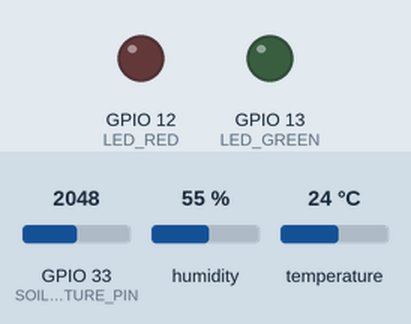
Recording of a sketch running on a simulated ESP32. On the bench: output pins drawn as LEDs (lit = HIGH). The test bench sets the inputs (shaded band); at power-on: GPIO 33 (SOIL_MOISTURE_PIN) = 2048, humidity 55 %, temperature 24 °C. WiFi joins after 1.5 s; servers stay silent unless stated; uploads are accepted with an empty reply; the camera gives no picture; what the sketch prints to the serial monitor is not drawn.

Above: at 0.0 s.
At 1.1 s:
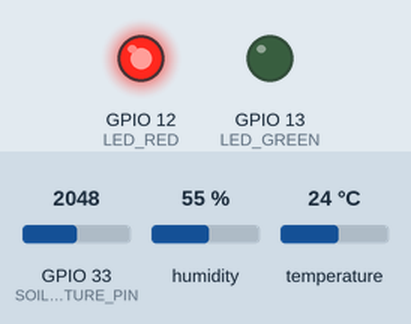
At 3.4 s:
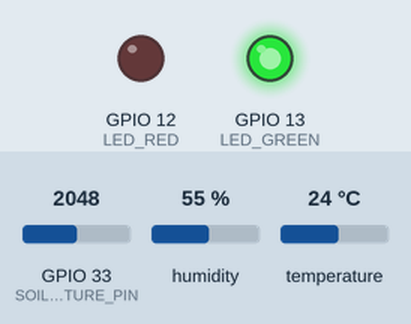
Timing chart, 0 to 4.9 s (numbered marks = the images above):
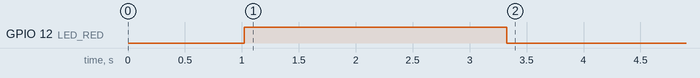

The sketch:

tomato_guard_arduino.ino
```cpp
#include "esp_camera.h"
#include <WiFi.h>
#include <HTTPClient.h>
#include "DHT.h"
#include <ArduinoJson.h>

// ═════════════════════════════════════════════════════════════
// 🔴 UPDATE ONLY THESE 4 VALUES
// ═════════════════════════════════════════════════════════════

const char* ssid = "dtechel_hub";
const char* password = "6473@develisa";
const char* BACKEND_URL = "http://192.168.1.102:8000";  // Your local backend
const char* FARM_ID = "81db3508-b9df-4543-82ce-a12d7b5e1667";

// ═════════════════════════════════════════════════════════════
// DHT11 SENSOR
// ═════════════════════════════════════════════════════════════

#define DHTPIN 14
#define DHTTYPE DHT11
#define SOIL_MOISTURE_PIN 33  // Add soil moisture if available

DHT dht(DHTPIN, DHTTYPE);

// ═════════════════════════════════════════════════════════════
// CAMERA PINS (AI Thinker)
// ═════════════════════════════════════════════════════════════

#define PWDN_GPIO_NUM     32
#define RESET_GPIO_NUM    -1
#define XCLK_GPIO_NUM      0
#define SIOD_GPIO_NUM     26
#define SIOC_GPIO_NUM     27

#define Y9_GPIO_NUM       35
#define Y8_GPIO_NUM       34
#define Y7_GPIO_NUM       39
#define Y6_GPIO_NUM       36
#define Y5_GPIO_NUM       21
#define Y4_GPIO_NUM       19
#define Y3_GPIO_NUM       18
#define Y2_GPIO_NUM        5
#define VSYNC_GPIO_NUM    25
#define HREF_GPIO_NUM     23
#define PCLK_GPIO_NUM     22

#define LED_RED 12
#define LED_GREEN 13

// ═════════════════════════════════════════════════════════════
// GLOBALS
// ═════════════════════════════════════════════════════════════

unsigned long lastSensorTime = 0;
unsigned long lastImageTime = 0;
const unsigned long SENSOR_INTERVAL = 10000;   // 10 seconds
const unsigned long IMAGE_INTERVAL = 60000;    // 60 seconds
const char* ZONE_CODE = "A1";

// ═════════════════════════════════════════════════════════════
// SETUP CAMERA
// ═════════════════════════════════════════════════════════════

void startCamera() {
  camera_config_t config;

  config.ledc_channel = LEDC_CHANNEL_0;
  config.ledc_timer   = LEDC_TIMER_0;
  config.pin_d0       = Y2_GPIO_NUM;
  config.pin_d1       = Y3_GPIO_NUM;
  config.pin_d2       = Y4_GPIO_NUM;
  config.pin_d3       = Y5_GPIO_NUM;
  config.pin_d4       = Y6_GPIO_NUM;
  config.pin_d5       = Y7_GPIO_NUM;
  config.pin_d6       = Y8_GPIO_NUM;
  config.pin_d7       = Y9_GPIO_NUM;
  config.pin_xclk     = XCLK_GPIO_NUM;
  config.pin_pclk     = PCLK_GPIO_NUM;
  config.pin_vsync    = VSYNC_GPIO_NUM;
  config.pin_href     = HREF_GPIO_NUM;
  config.pin_sscb_sda = SIOD_GPIO_NUM;
  config.pin_sscb_scl = SIOC_GPIO_NUM;
  config.pin_pwdn     = PWDN_GPIO_NUM;
  config.pin_reset    = RESET_GPIO_NUM;

  config.xclk_freq_hz = 20000000;
  config.pixel_format = PIXFORMAT_JPEG;
  config.frame_size   = FRAMESIZE_VGA;
  config.jpeg_quality = 10;
  config.fb_count     = 1;

  if (esp_camera_init(&config) != ESP_OK) {
    Serial.println("❌ Camera init failed");
    digitalWrite(LED_RED, HIGH);
    return;
  }
  Serial.println("✅ Camera initialized");
}

// ═════════════════════════════════════════════════════════════
// SEND SENSOR DATA TO BACKEND
// ═════════════════════════════════════════════════════════════

void sendSensorData() {
  // Read DHT11
  float humidity = dht.readHumidity();
  float temperature = dht.readTemperature();

  if (isnan(humidity) || isnan(temperature)) {
    Serial.println("❌ Failed to read DHT11!");
    humidity = 0;
    temperature = 0;
  }

  // Read soil moisture (optional)
  int soilMoisture = 0;
  soilMoisture = map(analogRead(SOIL_MOISTURE_PIN), 0, 4095, 0, 100);

  Serial.println("\n📊 SENSOR DATA:");
  Serial.print("   Temperature: ");
  Serial.print(temperature);
  Serial.println(" °C");
  Serial.print("   Humidity: ");
  Serial.print(humidity);
  Serial.println(" %");
  Serial.print("   Soil Moisture: ");
  Serial.print(soilMoisture);
  Serial.println(" %");

  // Create JSON
  StaticJsonDocument<256> doc;
  doc["farm_id"] = FARM_ID;
  doc["temperature"] = temperature;
  doc["humidity"] = humidity;
  doc["soil_moisture"] = soilMoisture;

  String jsonData;
  serializeJson(doc, jsonData);

  // Send to backend
  WiFiClient client;
  HTTPClient http;

  String url = String(BACKEND_URL) + "/iot/sensors";
  http.begin(client, url);
  http.addHeader("Content-Type", "application/json");

  Serial.print("📤 Sending to: ");
  Serial.println(url);

  int httpCode = http.POST(jsonData);

  if (httpCode == 200 || httpCode == 201) {
    Serial.println("✅ Sensor data sent successfully!");

    // Parse response
    String response = http.getString();
    StaticJsonDocument<512> responseDoc;
    deserializeJson(responseDoc, response);

    if (responseDoc.containsKey("risk_level")) {
      String riskLevel = responseDoc["risk_level"].as<String>();
      Serial.print("⚠️  Risk Level: ");
      Serial.println(riskLevel);

      // LED feedback
      if (riskLevel == "low") {
        digitalWrite(LED_GREEN, HIGH);
        digitalWrite(LED_RED, LOW);
      } else {
        digitalWrite(LED_GREEN, LOW);
        digitalWrite(LED_RED, HIGH);
      }
    }
  } else {
    Serial.print("❌ HTTP Error: ");
    Serial.println(httpCode);
    digitalWrite(LED_RED, HIGH);
    digitalWrite(LED_GREEN, LOW);
  }

  http.end();
}

// ═════════════════════════════════════════════════════════════
// SEND IMAGE FOR DISEASE DETECTION
// ═════════════════════════════════════════════════════════════

void sendImage() {
  Serial.println("\n📷 CAPTURING IMAGE...");

  camera_fb_t *fb = esp_camera_fb_get();

  if (!fb) {
    Serial.println("❌ Camera capture failed");
    digitalWrite(LED_RED, HIGH);
    return;
  }

  Serial.print("   Image size: ");
  Serial.print(fb->len);
  Serial.println(" bytes");

  WiFiClient client;
  HTTPClient http;

  String url = String(BACKEND_URL) + "/disease/predict";
  http.begin(client, url);

  String boundary = "----ESP32FormBoundary";

  // Build form data
  String head = "--" + boundary + "\r\n";
  head += "Content-Disposition: form-data; name=\"farm_id\"\r\n\r\n";
  head += String(FARM_ID) + "\r\n";

  head += "--" + boundary + "\r\n";
  head += "Content-Disposition: form-data; name=\"zone_code\"\r\n\r\n";
  head += String(ZONE_CODE) + "\r\n";

  head += "--" + boundary + "\r\n";
  head += "Content-Disposition: form-data; name=\"file\"; filename=\"leaf.jpg\"\r\n";
  head += "Content-Type: image/jpeg\r\n\r\n";

  String tail = "\r\n--" + boundary + "--\r\n";

  int totalLen = head.length() + fb->len + tail.length();

  http.addHeader("Content-Type", "multipart/form-data; boundary=" + boundary);
  http.addHeader("Content-Length", String(totalLen));

  // Allocate memory for multipart data
  uint8_t *postData = (uint8_t *)malloc(totalLen);

  if (!postData) {
    Serial.println("❌ Memory allocation failed!");
    esp_camera_fb_return(fb);
    http.end();
    return;
  }

  // Copy data
  memcpy(postData, head.c_str(), head.length());
  memcpy(postData + head.length(), fb->buf, fb->len);
  memcpy(postData + head.length() + fb->len, tail.c_str(), tail.length());

  Serial.print("📤 Sending to: ");
  Serial.println(url);

  int httpResponseCode = http.POST(postData, totalLen);

  if (httpResponseCode == 200 || httpResponseCode == 201) {
    Serial.println("✅ Image sent for analysis!");

    String response = http.getString();
    Serial.println("📋 Response:");
    Serial.println(response);

    // ═══════════════════════════════════════════════════
    // PARSE DISEASE DETECTION RESULT
    // ═══════════════════════════════════════════════════

    StaticJsonDocument<512> responseDoc;
    deserializeJson(responseDoc, response);

    if (responseDoc.containsKey("disease_name")) {
      String diseaseName = responseDoc["disease_name"].as<String>();
      float confidence = responseDoc["confidence_score"] | 0.0;
      String severity = responseDoc["severity"].as<String>();

      Serial.println("\n🦠 DETECTION RESULT:");
      Serial.print("   Disease: ");
      Serial.println(diseaseName);
      Serial.print("   Confidence: ");
      Serial.print(confidence);
      Serial.println("%");
      Serial.print("   Severity: ");
      Serial.println(severity);

      // LED feedback based on result
      if (diseaseName == "Healthy") {
        Serial.println("   ✅ HEALTHY TOMATO");
        digitalWrite(LED_GREEN, HIGH);
        digitalWrite(LED_RED, LOW);
      } else {
        Serial.println("   ⚠️ DISEASE DETECTED");
        digitalWrite(LED_RED, HIGH);
        digitalWrite(LED_GREEN, LOW);
      }
    }

  } else {
    Serial.print("❌ HTTP Error: ");
    Serial.println(httpResponseCode);
    digitalWrite(LED_RED, HIGH);
    digitalWrite(LED_GREEN, LOW);
  }

  free(postData);
  http.end();
  esp_camera_fb_return(fb);
}

// ═════════════════════════════════════════════════════════════
// SETUP
// ═════════════════════════════════════════════════════════════

void setup() {
  Serial.begin(115200);
  delay(1000);

  Serial.println("\n╔═══════════════════════════════════════╗");
  Serial.println("║  🍅 TOMATO GUARD STARTING             ║");
  Serial.println("╚═══════════════════════════════════════╝\n");

  // Initialize pins
  pinMode(LED_RED, OUTPUT);
  pinMode(LED_GREEN, OUTPUT);
  pinMode(SOIL_MOISTURE_PIN, INPUT);

  digitalWrite(LED_RED, HIGH);   // Red = starting
  digitalWrite(LED_GREEN, LOW);

  // Initialize DHT
  dht.begin();
  delay(500);
  Serial.println("✅ DHT11 initialized");

  // Initialize camera
  startCamera();

  // Connect WiFi
  Serial.print("🔗 Connecting to WiFi: ");
  Serial.println(ssid);

  WiFi.begin(ssid, password);

  int attempts = 0;
  while (WiFi.status() != WL_CONNECTED && attempts < 20) {
    delay(500);
    Serial.print(".");
    attempts++;
  }

  if (WiFi.status() == WL_CONNECTED) {
    Serial.println("\n✅ WiFi connected!");
    Serial.print("   IP: ");
    Serial.println(WiFi.localIP());

    digitalWrite(LED_GREEN, HIGH);
    digitalWrite(LED_RED, LOW);
  } else {
    Serial.println("\n❌ WiFi connection failed!");
    digitalWrite(LED_RED, HIGH);
  }

  Serial.println("\n╔═══════════════════════════════════════╗");
  Serial.println("║  ✅ SYSTEM READY - MONITORING ACTIVE  ║");
  Serial.println("╚═══════════════════════════════════════╝\n");
}

// ═════════════════════════════════════════════════════════════
// MAIN LOOP
// ═════════════════════════════════════════════════════════════

void loop() {
  unsigned long currentTime = millis();

  // Send sensor data every 10 seconds
  if (currentTime - lastSensorTime >= SENSOR_INTERVAL) {
    lastSensorTime = currentTime;
    sendSensorData();
  }

  // Send image every 60 seconds
  if (currentTime - lastImageTime >= IMAGE_INTERVAL) {
    lastImageTime = currentTime;
    sendImage();
  }

  delay(100);  // Small delay to prevent watchdog timeout
}
```
